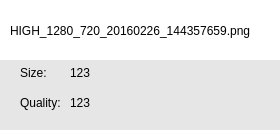
<?xml version="1.0" encoding="UTF-8"?>
<ui version="4.0">
 <class>JobTaskItem</class>
 <widget class="QWidget" name="JobTaskItem">
  <property name="geometry">
   <rect>
    <x>0</x>
    <y>0</y>
    <width>280</width>
    <height>130</height>
   </rect>
  </property>
  <property name="windowTitle">
   <string>Form</string>
  </property>
  <widget class="QWidget" name="background" native="true">
   <property name="geometry">
    <rect>
     <x>0</x>
     <y>0</y>
     <width>280</width>
     <height>130</height>
    </rect>
   </property>
   <property name="styleSheet">
    <string notr="true">#background{
	background-color: rgb(230, 230, 230);
}</string>
   </property>
   <widget class="QWidget" name="titileWidget" native="true">
    <property name="geometry">
     <rect>
      <x>0</x>
      <y>0</y>
      <width>280</width>
      <height>60</height>
     </rect>
    </property>
    <property name="styleSheet">
     <string notr="true">background-color: rgb(255, 255, 255);</string>
    </property>
    <widget class="QLabel" name="title">
     <property name="geometry">
      <rect>
       <x>10</x>
       <y>20</y>
       <width>251</width>
       <height>21</height>
      </rect>
     </property>
     <property name="styleSheet">
      <string notr="true"/>
     </property>
     <property name="text">
      <string>HIGH_1280_720_20160226_144357659.png</string>
     </property>
    </widget>
   </widget>
   <widget class="QLabel" name="sizeLabel">
    <property name="geometry">
     <rect>
      <x>20</x>
      <y>65</y>
      <width>41</width>
      <height>16</height>
     </rect>
    </property>
    <property name="styleSheet">
     <string notr="true">font: 9pt &quot;MS Shell Dlg 2&quot;;</string>
    </property>
    <property name="text">
     <string>Size:</string>
    </property>
   </widget>
   <widget class="QLabel" name="size">
    <property name="geometry">
     <rect>
      <x>70</x>
      <y>65</y>
      <width>131</width>
      <height>16</height>
     </rect>
    </property>
    <property name="styleSheet">
     <string notr="true">font: 9pt &quot;MS Shell Dlg 2&quot;;</string>
    </property>
    <property name="text">
     <string>123</string>
    </property>
   </widget>
   <widget class="QLabel" name="qualityLabel">
    <property name="geometry">
     <rect>
      <x>20</x>
      <y>95</y>
      <width>41</width>
      <height>16</height>
     </rect>
    </property>
    <property name="styleSheet">
     <string notr="true">font: 9pt &quot;MS Shell Dlg 2&quot;;</string>
    </property>
    <property name="text">
     <string>Quality:</string>
    </property>
   </widget>
   <widget class="QLabel" name="quality">
    <property name="geometry">
     <rect>
      <x>70</x>
      <y>95</y>
      <width>131</width>
      <height>16</height>
     </rect>
    </property>
    <property name="styleSheet">
     <string notr="true">font: 9pt &quot;MS Shell Dlg 2&quot;;</string>
    </property>
    <property name="text">
     <string>123</string>
    </property>
   </widget>
  </widget>
 </widget>
 <resources/>
 <connections/>
</ui>
